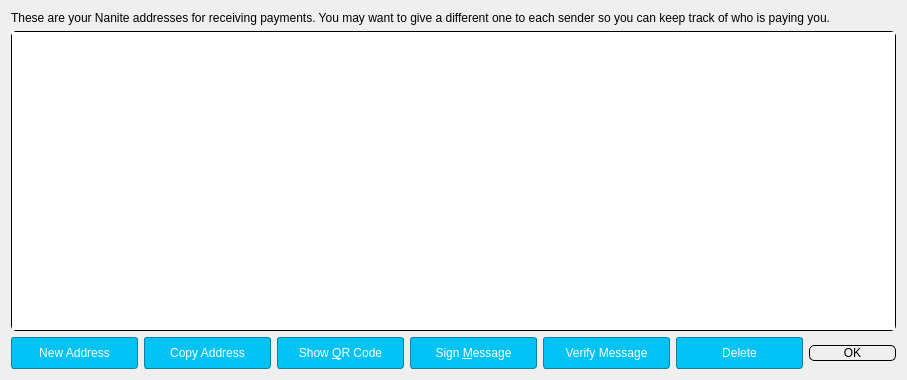
<?xml version="1.0" encoding="UTF-8"?>
<ui version="4.0">
 <class>AddressBookPage</class>
 <widget class="QWidget" name="AddressBookPage">
  <property name="geometry">
   <rect>
    <x>0</x>
    <y>0</y>
    <width>760</width>
    <height>380</height>
   </rect>
  </property>
  <property name="windowTitle">
   <string>Address Book</string>
  </property>
  <layout class="QVBoxLayout" name="verticalLayout">
   <item>
    <widget class="QLabel" name="labelExplanation">
     <property name="text">
      <string>These are your Nanite addresses for receiving payments. You may want to give a different one to each sender so you can keep track of who is paying you.</string>
     </property>
     <property name="textFormat">
      <enum>Qt::PlainText</enum>
     </property>
     <property name="wordWrap">
      <bool>true</bool>
     </property>
    </widget>
   </item>
   <item>
    <widget class="QTableView" name="tableView">
     <property name="contextMenuPolicy">
      <enum>Qt::CustomContextMenu</enum>
     </property>
     <property name="toolTip">
      <string>Double-click to edit address or label</string>
     </property>
     <property name="styleSheet">
      <string notr="true">
border-top-left-radius: 5px;
border-top-right-radius: 5px;
border-bottom-left-radius: 5px;
border-bottom-right-radius: 5px;
border: 1px solid #000000;</string>
     </property>
     <property name="tabKeyNavigation">
      <bool>false</bool>
     </property>
     <property name="alternatingRowColors">
      <bool>true</bool>
     </property>
     <property name="selectionMode">
      <enum>QAbstractItemView::SingleSelection</enum>
     </property>
     <property name="selectionBehavior">
      <enum>QAbstractItemView::SelectRows</enum>
     </property>
     <property name="sortingEnabled">
      <bool>true</bool>
     </property>
     <attribute name="verticalHeaderVisible">
      <bool>false</bool>
     </attribute>
    </widget>
   </item>
   <item>
    <layout class="QHBoxLayout" name="horizontalLayout">
     <item>
      <widget class="QPushButton" name="newAddressButton">
       <property name="toolTip">
        <string>Create a new address</string>
       </property>
       <property name="styleSheet">
        <string notr="true">
border-top-left-radius: 3px;
border-top-right-radius: 3px;
border-bottom-left-radius: 3px;
border-bottom-right-radius: 3px;
border: 1px solid #10829F;
color: #ffffff;
background: #00C2F3;
min-width: 125px;
max-width: 125px;
min-height: 30px;
max-height: 30px;</string>
       </property>
       <property name="text">
        <string>New Address</string>
       </property>
      </widget>
     </item>
     <item>
      <widget class="QPushButton" name="copyToClipboard">
       <property name="toolTip">
        <string>Copy the currently selected address to the system clipboard</string>
       </property>
       <property name="styleSheet">
        <string notr="true">
border-top-left-radius: 3px;
border-top-right-radius: 3px;
border-bottom-left-radius: 3px;
border-bottom-right-radius: 3px;
border: 1px solid #10829F;
color: #ffffff;
background: #00C2F3;
min-width: 125px;
max-width: 125px;
min-height: 30px;
max-height: 30px;</string>
       </property>
       <property name="text">
        <string>Copy Address</string>
       </property>
      </widget>
     </item>
     <item>
      <widget class="QPushButton" name="showQRCode">
       <property name="styleSheet">
        <string notr="true">
border-top-left-radius: 3px;
border-top-right-radius: 3px;
border-bottom-left-radius: 3px;
border-bottom-right-radius: 3px;
border: 1px solid #10829F;
color: #ffffff;
background: #00C2F3;
min-width: 125px;
max-width: 125px;
min-height: 30px;
max-height: 30px;</string>
       </property>
       <property name="text">
        <string>Show &amp;QR Code</string>
       </property>
      </widget>
     </item>
     <item>
      <widget class="QPushButton" name="signMessage">
       <property name="toolTip">
        <string>Sign a message to prove you own a Nanite address</string>
       </property>
       <property name="styleSheet">
        <string notr="true">
border-top-left-radius: 3px;
border-top-right-radius: 3px;
border-bottom-left-radius: 3px;
border-bottom-right-radius: 3px;
border: 1px solid #10829F;
color: #ffffff;
background: #00C2F3;
min-width: 125px;
max-width: 125px;
min-height: 30px;
max-height: 30px;</string>
       </property>
       <property name="text">
        <string>Sign &amp;Message</string>
       </property>
      </widget>
     </item>
     <item>
      <widget class="QPushButton" name="verifyMessage">
       <property name="toolTip">
        <string>Verify a message to ensure it was signed with a specified Nanite address</string>
       </property>
       <property name="styleSheet">
        <string notr="true">
border-top-left-radius: 3px;
border-top-right-radius: 3px;
border-bottom-left-radius: 3px;
border-bottom-right-radius: 3px;
border: 1px solid #10829F;
color: #ffffff;
background: #00C2F3;
min-width: 125px;
max-width: 125px;
min-height: 30px;
max-height: 30px;</string>
       </property>
       <property name="text">
        <string>Verify Message</string>
       </property>
      </widget>
     </item>
     <item>
      <widget class="QPushButton" name="deleteButton">
       <property name="toolTip">
        <string>Delete the currently selected address from the list</string>
       </property>
       <property name="styleSheet">
        <string notr="true">
border-top-left-radius: 3px;
border-top-right-radius: 3px;
border-bottom-left-radius: 3px;
border-bottom-right-radius: 3px;
border: 1px solid #10829F;
color: #ffffff;
background: #00C2F3;
min-width: 125px;
max-width: 125px;
min-height: 30px;
max-height: 30px;</string>
       </property>
       <property name="text">
        <string>Delete</string>
       </property>
       <property name="icon">
       </property>
      </widget>
     </item>
     <item>
      <spacer name="horizontalSpacer">
       <property name="orientation">
        <enum>Qt::Horizontal</enum>
       </property>
       <property name="sizeHint" stdset="0">
        <size>
         <width>40</width>
         <height>20</height>
        </size>
       </property>
      </spacer>
     </item>
     <item>
      <widget class="QDialogButtonBox" name="buttonBox">
       <property name="sizePolicy">
        <sizepolicy hsizetype="Maximum" vsizetype="Fixed">
         <horstretch>0</horstretch>
         <verstretch>0</verstretch>
        </sizepolicy>
       </property>
       <property name="styleSheet">
        <string notr="true">
border-top-left-radius: 5px;
border-top-right-radius: 5px;
border-bottom-left-radius: 5px;
border-bottom-right-radius: 5px;
border: 1px solid #000000;
min-width: 85px;
max-width: 85px;</string>
       </property>
       <property name="standardButtons">
        <set>QDialogButtonBox::Ok</set>
       </property>
      </widget>
     </item>
    </layout>
   </item>
  </layout>
 </widget>
 <resources>
  <include location="../bitcoin.qrc"/>
 </resources>
 <connections/>
</ui>
